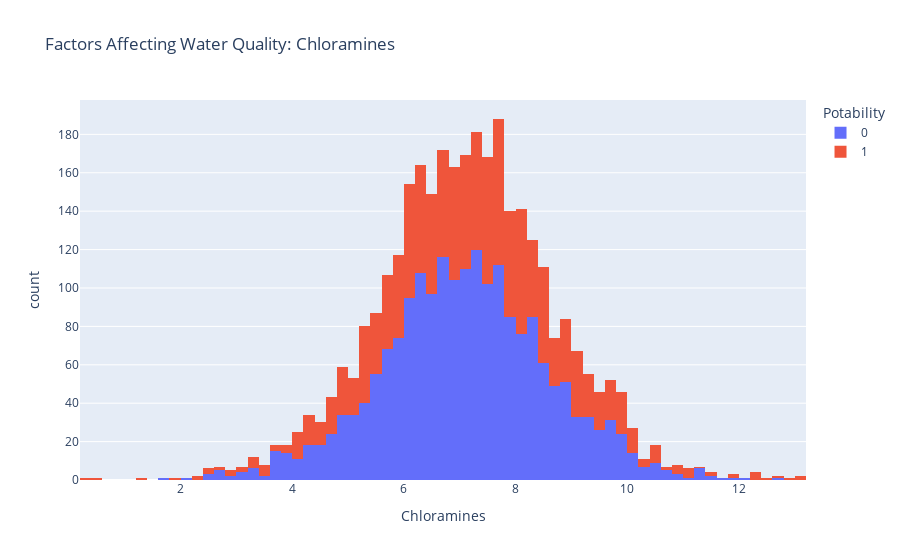

Source (notebook cell):
### Markdown cell above
Tất cả các khoáng chất hữu cơ và vô cơ có trong nước được gọi là chất rắn hòa tan. Nước có số lượng chất rắn hòa tan rất cao là nước có độ khoáng hóa cao.

### Code cell
figure = px.histogram(data, x = "Chloramines", 
                      color = "Potability", 
                      title= "Factors Affecting Water Quality: Chloramines")
figure.show()

### Figure 1 — Plotly figure (JSON) as saved in the notebook; plotly's stock layout.template omitted (floating-point values rounded to 4 significant figures; data arrays with more than 128 entries replaced by an {"elided": "..."} marker saying what was removed)
{"data": [{"alignmentgroup": "True", "bingroup": "x", "hovertemplate": "Potability=0<br>Chloramines=%{x}<br>count=%{y}<extra></extra>", "legendgroup": "0", "marker": {"color": "#636efa", "pattern": {"shape": ""}}, "name": "0", "offsetgroup": "0", "orientation": "v", "showlegend": true, "type": "histogram", "x": {"elided": "1998 float values"}, "xaxis": "x", "yaxis": "y"}, {"alignmentgroup": "True", "bingroup": "x", "hovertemplate": "Potability=1<br>Chloramines=%{x}<br>count=%{y}<extra></extra>", "legendgroup": "1", "marker": {"color": "#EF553B", "pattern": {"shape": ""}}, "name": "1", "offsetgroup": "1", "orientation": "v", "showlegend": true, "type": "histogram", "x": {"elided": "1278 float values"}, "xaxis": "x", "yaxis": "y"}], "layout": {"autosize": true, "barmode": "relative", "legend": {"title": {"text": "Potability"}, "tracegroupgap": 0}, "title": {"text": "Factors Affecting Water Quality: Chloramines"}, "xaxis": {"anchor": "y", "autorange": true, "domain": [0, 1], "range": [0.2, 13.2], "title": {"text": "Chloramines"}, "type": "linear"}, "yaxis": {"anchor": "x", "autorange": true, "domain": [0, 1], "range": [0, 197.9], "title": {"text": "count"}}}}
